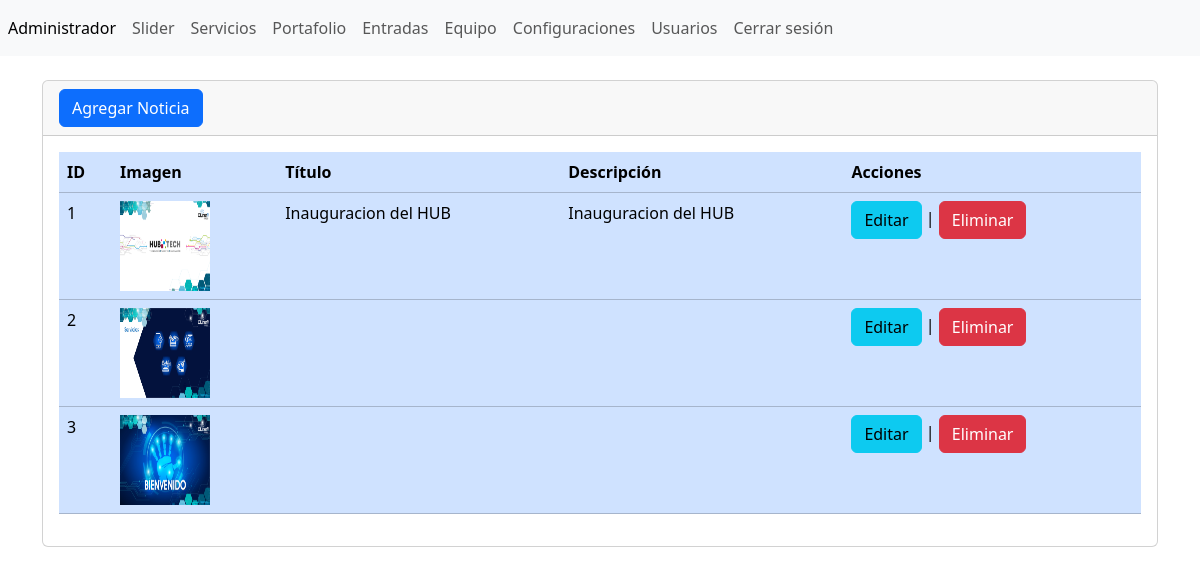
Screenshot of /website/admin/secciones/slider/index.php (signed in) with the database file from the repository.
### tables this page shows
CREATE TABLE `Slider` (
  `id` int NOT NULL AUTO_INCREMENT,
  `imagen` varchar(255) NOT NULL,
  `titulo` varchar(255) NOT NULL,
  `descripcion` varchar(255) NOT NULL,
  PRIMARY KEY (`id`)
);

### website/admin/secciones/slider/index.php (the view, shortened to what this page needs)
<?php
include("../../bd.php");
$sentencia=$conexion->prepare("SELECT * FROM `slider`");
$sentencia->execute();
$lista_slider=$sentencia->fetchAll(PDO::FETCH_ASSOC);
include("../../templates/header.php")
?>
<div class="card">
    <div class="card-header">
        <a
            name=""
            id=""
            class="btn btn-primary"
            href="crear.php"
            role="button"
            >Agregar Noticia</a
        >
    </div>
    <div class="card-body">
        <div
            class="table-responsive-sm"
        >
            <table
                class="table table-primary"
            >
                <thead>
                    <tr>
                        <th scope="col">ID</th>
                        <th scope="col">Imagen</th>
                        <th scope="col">Título</th>
                        <th scope="col">Descripción</th>
                        <th scope="col">Acciones</th>
                    </tr>
                </thead>
                <tbody>
                <?php foreach ($lista_slider as $registros){?>
                    <tr class="">
                        <td ><?php echo $registros['id'];?></td>
                        <td><img  src="../../../assets/img/slider/<?php echo $registros['imagen'];?>" width="90" height="90"></td>
                        <td><?php echo $registros['titulo'];?></td>
                        <td><?php echo $registros['descripcion'];?></td>
                        <td>
                            <a
                                name=""
                                id=""
                                class="btn btn-info"
                                href="editar.php?txtID=<?php echo $registros['id'];?>"
                                role="button"
                                >Editar</a
                            >
                            |
                            <a
                                name=""
                                id=""
                                class="btn btn-danger"
                                href="index.php?txtID=<?php echo $registros['id'];?>"
                                role="button"
                                >Eliminar</a
                            >
                        </td>
                    </tr>
                    <?php }?>
                </tbody>
            </table>
        </div>
    </div>
</div>
<?php
include("../../templates/footer.php")
?>

### rows the page displays
slider: id "1", imagen (picture), titulo "Inauguracion del HUB", descripcion "Inauguracion del HUB"
slider: id "2", imagen (picture)
slider: id "3", imagen (picture)
